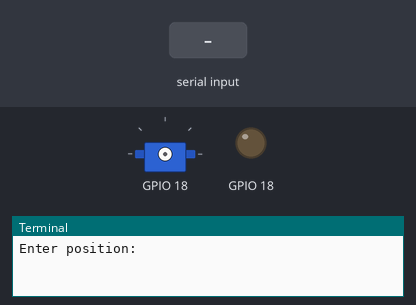
This program was run on a simulated Raspberry Pi (BCM pin numbers). Shown: servo, output pins drawn as LEDs (lit = HIGH), the last lines printed to the terminal. The inputs (shaded band) are chosen by the test bench. Servo angles are drawn from the pulse width (0.5 ms = 0°, 2.5 ms = 180°); pins used as bus, display or sensor lines are not drawn.

Above: at 1.2 s.
1.3 s: "5" typed at the terminal, then Enter
At 1.8 s:
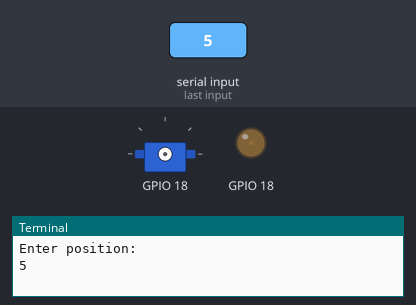
2.8 s: "90" typed at the terminal, then Enter
4.3 s: "200" typed at the terminal, then Enter
At 5.3 s:
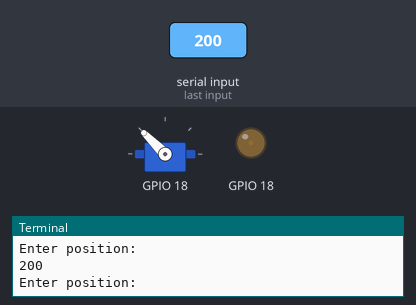
Timing chart, 0 to 7.3 s (numbered marks = the images above; inputs shaded):
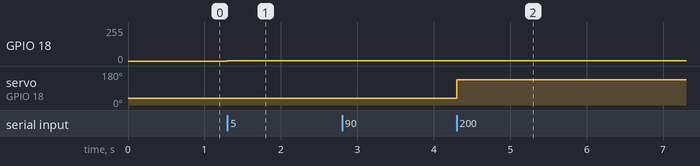

The program:

find_pos.py
```python
#!/usr/bin/python3

import time
import wiringpi


def init():
	wiringpi.wiringPiSetupGpio()
	wiringpi.pinMode(18, wiringpi.GPIO.PWM_OUTPUT)
	wiringpi.pwmSetMode(wiringpi.GPIO.PWM_MODE_MS)
	wiringpi.pwmSetClock(192)
	wiringpi.pwmSetRange(2000)


if __name__ == '__main__':
	init()
	pos = 1
	while pos != -1:
		pos = int(input('Enter position: '))
		wiringpi.pwmWrite(18, pos)
		time.sleep(0.5)
```

Measured:
- after the input at 1.3 s, GPIO 18: 0/255 → 1/255 at once
- after the input at 4.3 s, servo on GPIO 18: 36° → 135° at once
